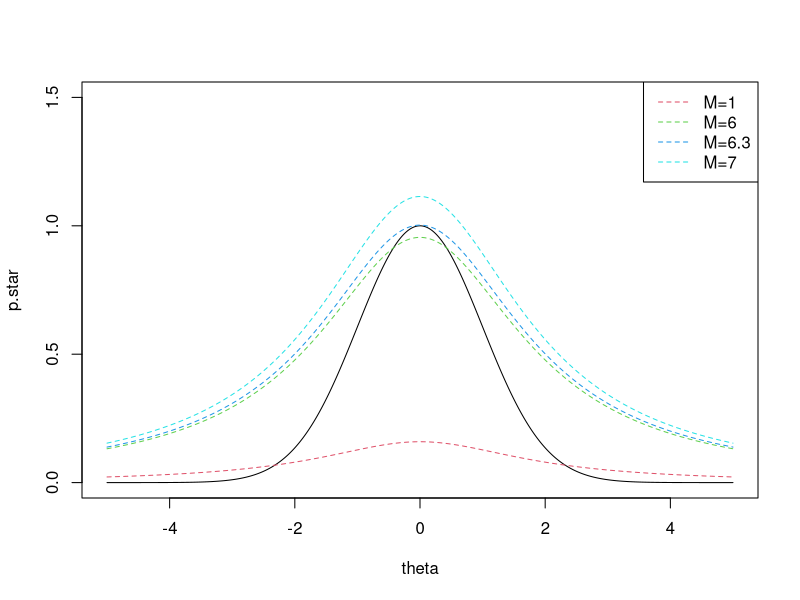
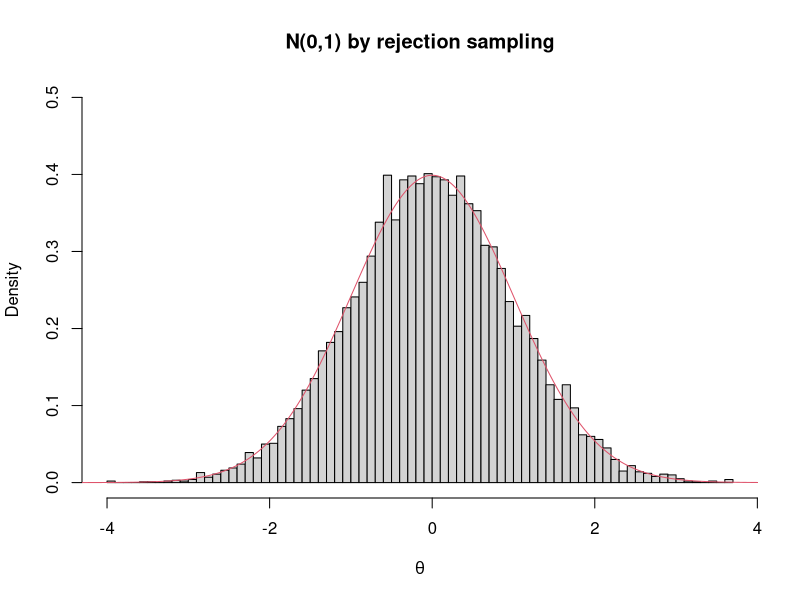

Generate these figures, in order, with R:
# This function is to use rejection sampling algorithm to 
# sample from a unnormalized density p*(theta) = exp(-theta^2/2) (this is an unnormalized gaussian density, pretend we don't know that)
# The envelope function to use is g(theta) = Cauchy(0,gamma)
# Choose cauchy because it is heavy tailed - should cover a normal distribution



set.seed(12345)

## step 0: first plot p*(theta) and M*g(theta) for different M values
##         choose an appropriate value of M

# function to calculate log of unnormalized posterior
log.posterior <- function(theta_j){
    -theta_j^2/2
}

# calcuate p*(theta|x) and M*g(theta) for a grid of theta values
theta <- seq(-5,5,by=0.01)
p.star <- exp(log.posterior(theta))
plot(theta,p.star,type='l',ylim=c(0,1.5))

# consider different M values
M.cand <- c(1,6,6.3,7)
for(i in 1:length(M.cand)){ 
    lines(theta,dcauchy(theta, location=0, scale=2)*M.cand[i],col=i+1,lty=2)
}
legend('topright',legend=paste0('M=',as.character(M.cand)),col=2:5,lty=2)

# Based on the plot, we choose M=6.3, and proceed to rejection sampling



## Now define function to perform rejection sampling
RS <- function(M,N) {
    
    # specify half cauchy parameters
    gamma <- 2    
    
    theta.samples <- NULL
    
    # use while loop to collect samples interatively until N samples are collected
    while(length(theta.samples)<N) {
        
        theta.star <- rcauchy(1,0,gamma)
        u <- runif(1)
        log.ratio <- log.posterior(theta.star)-log(M)-dcauchy(theta.star,0,gamma,log=TRUE)
    
        if(log(u)<log.ratio) theta.samples <- c(theta.samples,theta.star)
    }
    
    return(theta.samples)
}


## Now collect samples using the defined function
M <- 6.3
theta.samples <- RS(M, 10000)


## check the empirical distribution of the samples and compare to the true density N(0,1)

hist(theta.samples, freq=FALSE, ylim=c(0,0.5), breaks=100, main="N(0,1) by rejection sampling",xlab=expression(theta))

lines(theta, dnorm(theta),col=2)


